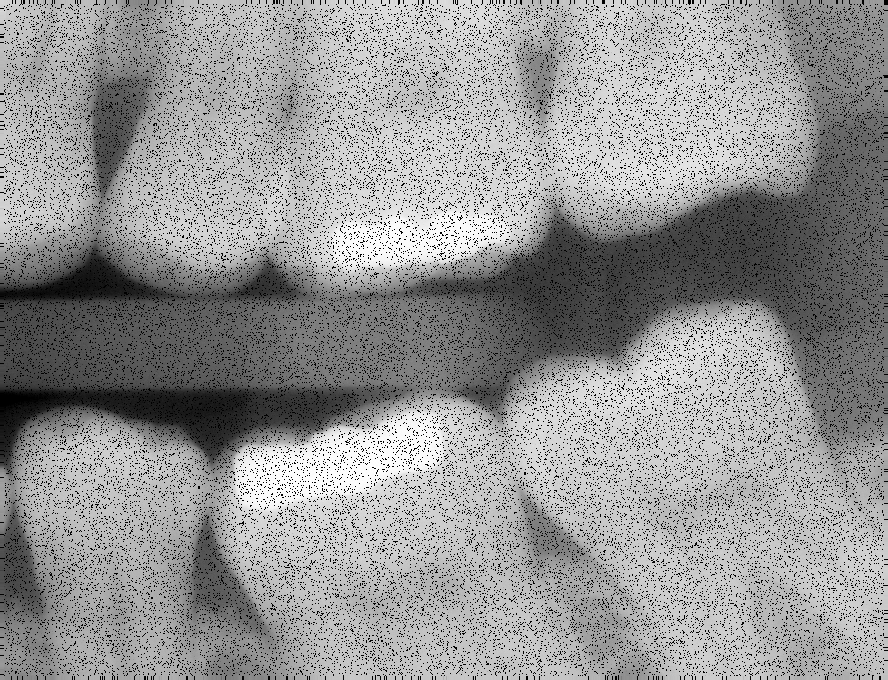
%> input picture Lab4-Morphology-main/Lab4-Morphology-main/assets/fillings.tif, 888 x 680 px
$ octave lab4_challenge1.m   (GNU Octave 9; MATLAB toolbox functions it lacks are replaced by stand-ins)
%> lines starting %> are read from the running program, lines starting %| are printed output that depends on the picture; in (x1, y1, x2, y2) boxes, pixels count from 0 and x2, y2 are one past the last pixel; in counts of white or black regions, pixels touching at a corner belong together; the program's own positions count from 1
clear all; close all;
f = imread('assets/fillings.tif');
%> f is the input picture: size 680x888 uint8; min 0, max 255, mean 150.1

% Reduce noise using median filtering
f_med = medfilt2(f, [5 5]);
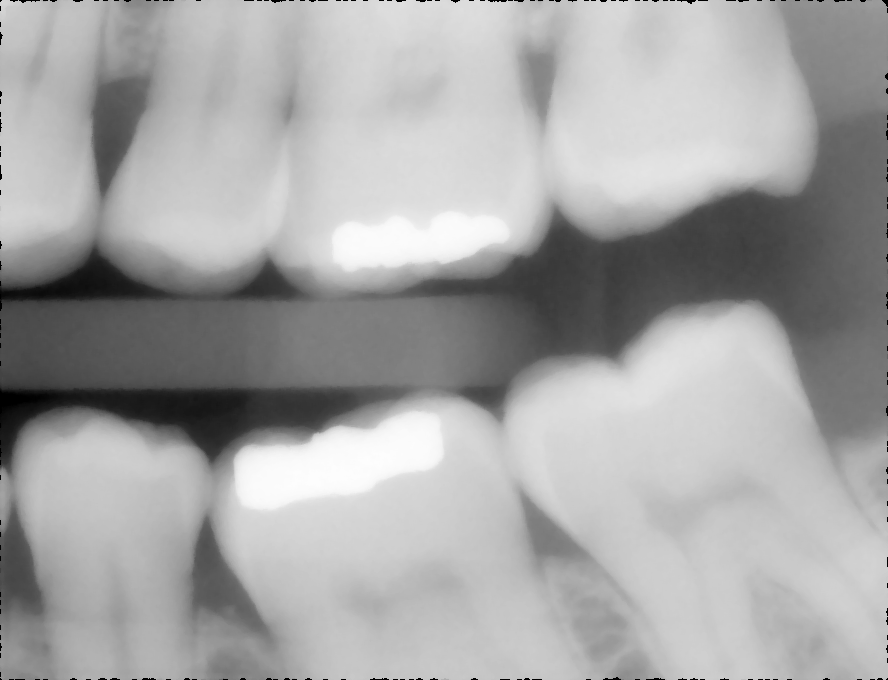
%> f_med: size 680x888 uint8; min 0, max 254, mean 166

% Use the top 3% as threshold to find the bright fillings
threshold  = prctile(f_med(:), 97);
%> threshold = 233
% Binary image where pixels above the threshold become white
bw = f_med > threshold;
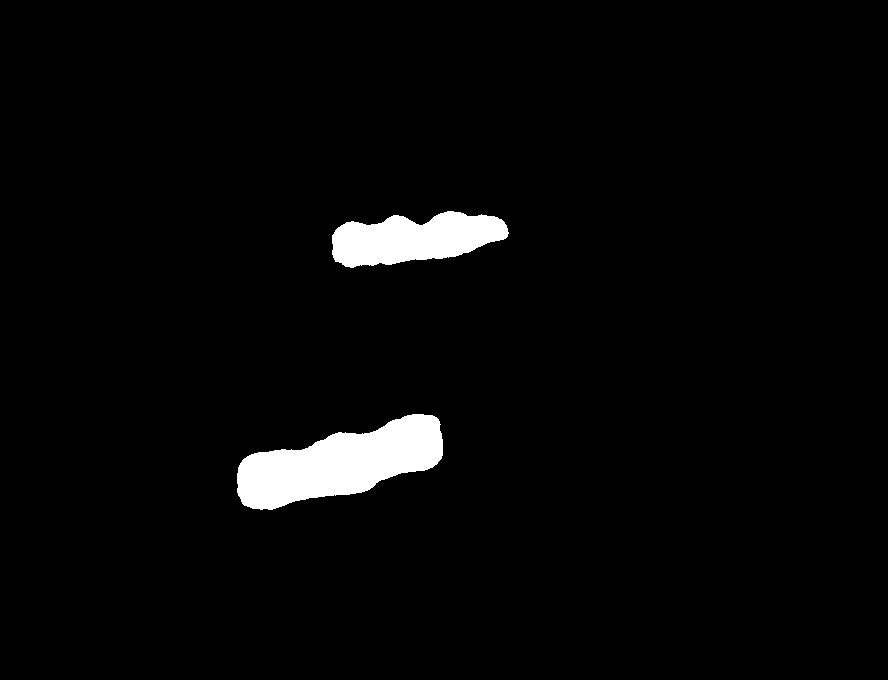
%> bw: size 680x888 logical; 3% white; 2 white regions, box (x1, y1, x2, y2) and area: (237, 414, 443, 510) 11302, (332, 211, 509, 268) 6769

% Count all the white pixels which represent fillings
CC = bwconncomp(bw);
%> CC = 2 connected components
num_fillings = CC.NumObjects;
%> num_fillings = 2
sizes = cellfun(@numel, CC.PixelIdxList);
%> sizes = [11302 6769]

% Get additional properties
stats = regionprops(bw, f, 'Area', 'Centroid', 'MeanIntensity');
%> stats = 2 regions; Area, Centroid and MeanIntensity: 11302 [340.9 464] 224.3, 6769 [415 239.4] 221.7
fprintf('Total number of fillings: %d\n\n', num_fillings);
%| Total number of fillings: 2
fprintf('Individal filling details: \n');
for i = 1:num_fillings
    fprintf(' Filling %d %d pixels (Mean intensity: %.1f)\n', ...
            i, sizes(i), stats(i).MeanIntensity);
end
%> this loop made 2 passes
%|  Filling 1 11302 pixels (Mean intensity: 224.3)
%|  Filling 2 6769 pixels (Mean intensity: 221.7)
fprintf('\nTotal filling area: %d pixels\n', sum(sizes));
%| Total filling area: 18071 pixels


figure; montage({f, f_med, bw}, 'size', [1 3]); title('(1): Original image, (2): Noise reduced image, (3): Binary image of fillings');
%> after `montage({f, f_med, bw}, 'size', [1 3])`:
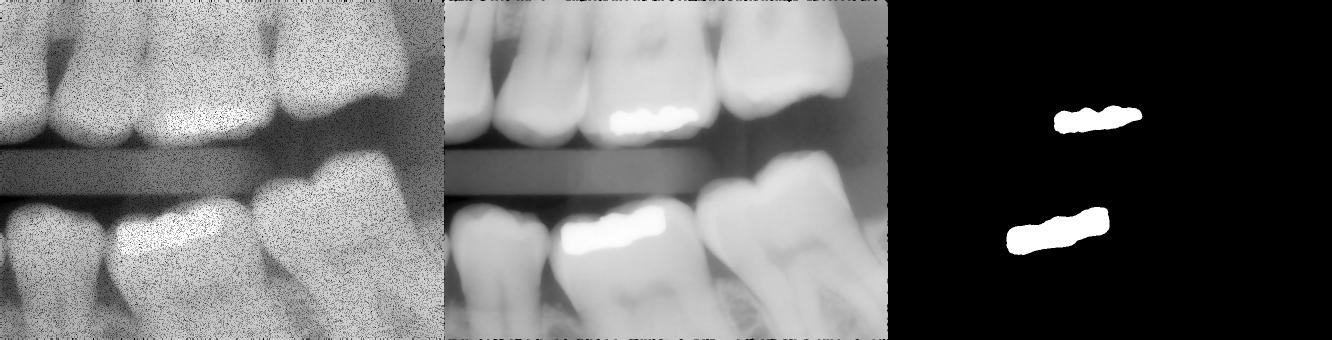
%> displayed picture: size 680x2664, on the screen's scale of 0 to 255 (shown at 1/2 size); min 0, max 255, mean 107.9
